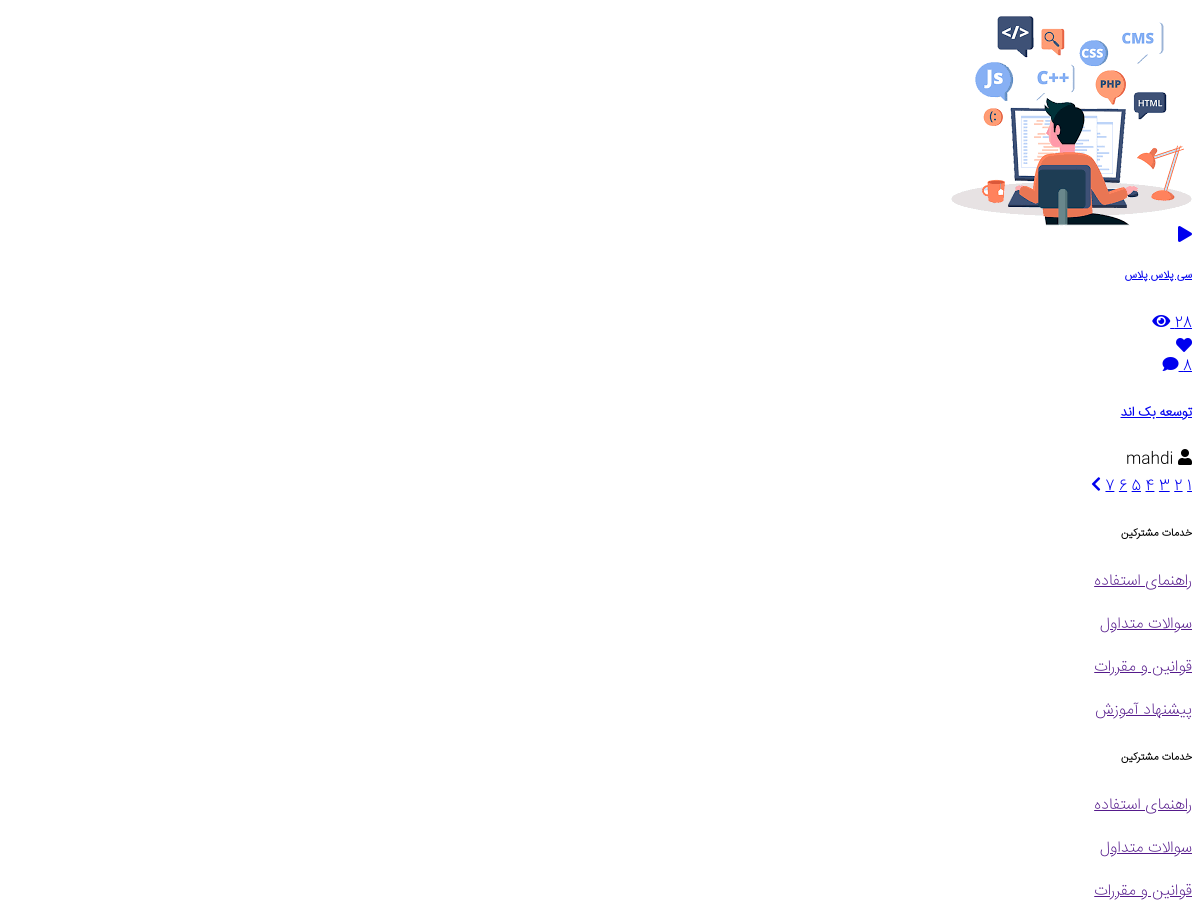
Page /all_video/ (middle part) on the earlier database version.
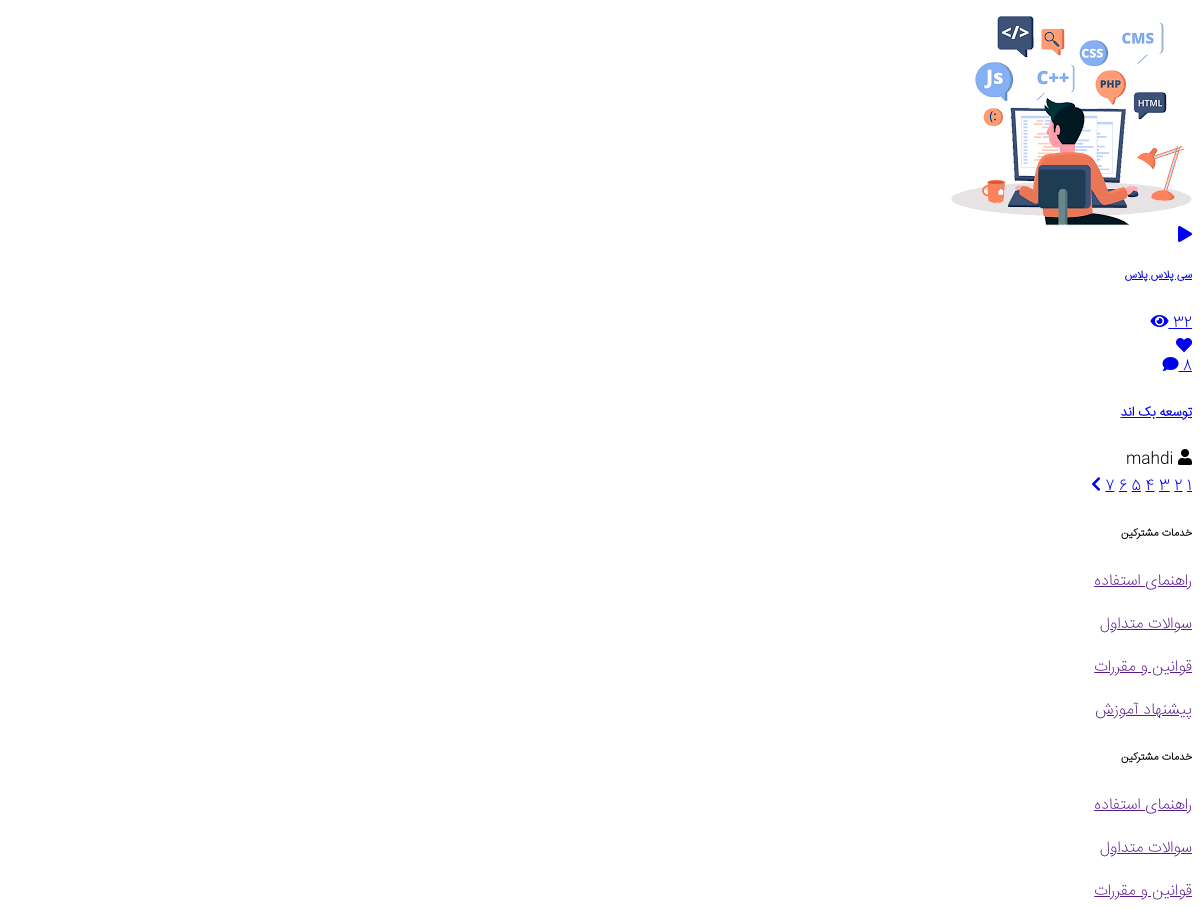
Same page on the later database version.
### Tutorial_app/models.py (models this page shows, shortened)
class VideoTutorial(models.Model):
    teacher=models.ForeignKey(Techer,on_delete=models.CASCADE,related_name="video_tutorial")
    video=models.FileField(upload_to="videototorial/video")
    titel=models.CharField(max_length=100,unique=True)
    video_cover=models.FileField(upload_to="videotutorial/iamge")
    video_time=models.TimeField()
    created=models.DateTimeField(auto_now_add=True)
    view=models.IntegerField(default=0)
    discription=models.TextField()
    tag=models.ManyToManyField(Tags,related_name="videotutorial")
    category=models.ManyToManyField(SubCategory,related_name="videotutorial")
    slug=models.SlugField(null=True,blank=True,allow_unicode=True)
    is_active=models.BooleanField(default=False)
    special_video=models.BooleanField()
    class Meta:
        ordering=("-created",)
    def get_absulot_url(self):
        return reverse("Home:detail_video",kwargs={"slug":self.slug})

class SubCategory(models.Model):
    category=models.ManyToManyField(Category,related_name="subcategory")
    name=models.CharField(max_length=30)
    slug=models.SlugField(null=True,blank=True,allow_unicode=True)
    created=models.DateTimeField(auto_now_add=True)
    def __str__(self):
        return self.name

### Acount_app/models.py (models this page shows, shortened)
class Techer(models.Model):
    user=models.ForeignKey(User,on_delete=models.CASCADE,related_name="teacher")
    about_me=models.TextField()
    followers=models.ManyToManyField(User,related_name="followers",null=True,blank=True)
    slug=models.SlugField(null=True,blank=True,allow_unicode=True)
    resume=models.FileField(upload_to="teacher/cv",null=True,blank=True)
    is_active=models.BooleanField(default=False)

class User(AbstractBaseUser):
    email = models.EmailField(
        verbose_name='email address',
        max_length=255,
        unique=True,
    )
    username=models.CharField(max_length=100)
    phone_number = models.CharField(max_length=15, blank=True, null=True)
    image = models.FileField(upload_to="user/image", default="defult/index.jpg", blank=True, null=True)
    is_teacher = models.BooleanField(default=False)
    is_active = models.BooleanField(default=True)
    is_admin = models.BooleanField(default=False)
    full_name=models.CharField(max_length=50)
    special_user=models.DateTimeField(default=timezone.now())
    objects = MyUserManager()
    USERNAME_FIELD = 'email'

### Home_app/views.py (the view)
# urls.py: path("all_video/", views.AllVideo.as_view(), name="all_video"),
class AllVideo(ListView):
    template_name = "Home_app/all_videos.html"
    model = VideoTutorial
    paginate_by = 1
    queryset = VideoTutorial.objects.filter(is_active=True)

### context_processor/context_processor.py (called while the page is built)
def categorydata(request):
    context=Category.objects.all()
    return {
        "category":context
    }

def check_activ_teacher(request):
    if request.user.is_authenticated:
        user=request.user
        teacher=Techer.objects.filter(user=user,is_active=True).exists()
        if teacher:
            return {"is_teacher":True}
        return {"is_teacher":False}
    return {"is_teacher": False}

### Home_app/templates/Home_app/all_videos.html (shortened to what this page needs)
{% extends "base.html" %}
{% load static %}
{% block content %}
    <main>
        <section class="py-5">
            <div class="container">
                <div class="row">
                    {% for video in object_list %}
                    <div class="col-md-6 col-lg-4 my-2">
                        <div class="custom-bg">
                            <div class="video-card">
                                <a href="{{ video.get_absulot_url }}" class="position-relative d-block ">
                                    <img src="{{ video.video_cover.url }}" alt="" class="img-fluid w-100 h-100">
                                    <div class="video-play-btn">
                                        <i class="fa fa-play"></i>
                                    </div>
                                    <div class="d-flex align-items-center justify-content-between video-category-time">
                                        <h6 class="">{{ video.category.all.0 }}</h6>
                                    </div>
                                    <div class="video-card-details">
                                        <div>
                                            <span>{{ video.view }}</span>
                                            <i class="fa fa-eye"></i>
                                        </div>
                                        <div>
                                            <i class="fa fa-heart"></i>
                                        </div>
                                        <div>
                                            <span>{{ video.comment.all.count }}</span>
                                            <i class="fa fa-comment"></i>
                                        </div>
                                    </div>
                                </a>
                            </div>
                            <a href="{{ video.get_absulot_url }}">
                                <h5 class="video-card-title m-2">{{ video.titel }}</h5>
                            </a>
                            <div class="my-3 pb-3 mx-2">
                                <i class="fa fa-user  ml-1 "></i>
                                <span>{{ video.teacher.user.username }}</span>
                            </div>
                        </div>
                    </div>
                    {% endfor %}
                </div>
                {% if page_obj.has_other_pages %}
                <div class="d-flex align-items-center justify-content-center mb-3 pagination">
                {% for i in page_obj.paginator.page_range %}
                    {% if page_obj.number == i %}
                    <a href="?page={{ i }}" class="active mx-1">{{ i }}</a>
                        {% else %}
                        <a href="?page={{ i }}" class="mx-1">{{ i }}</a>
                    {% endif %}
                   {% endfor %}
                {% if page_obj.has_next %}
                    <a href="?page={{ page_obj.next_page_number }}" class="mx-1"><i class="fa fa-chevron-left"></i></a>
                    {% endif %}
                </div>
            {% endif %}
            </div>
        </section>
    </main>
   {% endblock %}

Differences in the rows shown:
changed VideoTutorial "توسعه بک اند": view "28" → "32"
